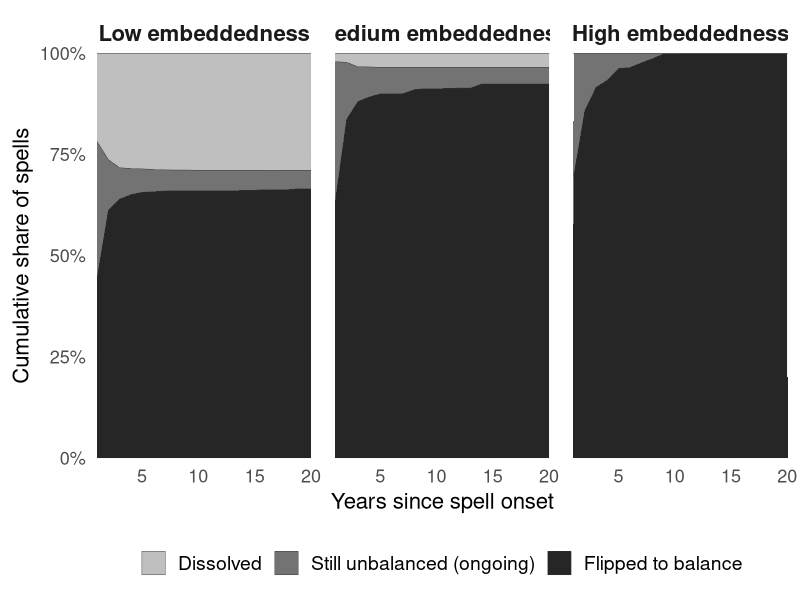

R code for this plot:
# ------------------------------------------------------------------
# 21: Generate Figure 2 (results/fig_cif.png) -- cumulative incidence
#     of dissolution/realignment by embeddedness tercile at onset.
#
#     No prior script wrote this file: results/cumulative_incidence.csv
#     (the underlying data, tercile x years-since-onset shares, D26-
#     corrected normalization) was computed by 07_competing_risks.R,
#     but the PNG itself was never generated by a saved script. This
#     script closes that gap and is now the sole source of Figure 2.
#
#     Restyled per explicit request: greyscale only (no color), larger
#     axis/facet/legend text, simplified relative to the original
#     version (fewer redundant title/subtitle lines, cleaner legend).
# ------------------------------------------------------------------
suppressMessages({ library(dplyr); library(ggplot2); library(readr) })

# Run from the replication pack root, e.g.:
#   cd replication_pack && Rscript scripts/21_fig_cif_greyscale.R
# (relative paths below assume that working directory; no setwd() needed)

cif <- read_csv("results/cumulative_incidence.csv", show_col_types = FALSE)

long <- cif %>%
  transmute(
    emb_tercile,
    dur,
    Dissolved = p_dissolved,
    `Flipped to balance` = p_flipped,
    `Still unbalanced (ongoing)` = p_ongoing
  ) %>%
  tidyr::pivot_longer(c(Dissolved, `Flipped to balance`, `Still unbalanced (ongoing)`),
                       names_to = "outcome", values_to = "share") %>%
  mutate(
    outcome = factor(outcome, levels = c("Dissolved", "Still unbalanced (ongoing)", "Flipped to balance")),
    emb_label = factor(emb_tercile, labels = c("Low embeddedness", "Medium embeddedness", "High embeddedness"))
  )

p <- ggplot(long, aes(x = dur, y = share, fill = outcome)) +
  geom_area(position = "stack", color = "grey20", linewidth = 0.15) +
  facet_wrap(~emb_label, nrow = 1) +
  scale_fill_manual(values = c(
    "Dissolved" = "grey75",
    "Still unbalanced (ongoing)" = "grey45",
    "Flipped to balance" = "grey15"
  )) +
  scale_y_continuous(labels = scales::percent, expand = c(0, 0)) +
  scale_x_continuous(expand = c(0, 0)) +
  labs(x = "Years since spell onset", y = "Cumulative share of spells", fill = NULL) +
  theme_minimal(base_size = 18) +
  theme(
    legend.position = "bottom",
    strip.text = element_text(size = 16, face = "bold"),
    axis.title = element_text(size = 16),
    axis.text = element_text(size = 13),
    legend.text = element_text(size = 14),
    panel.spacing = unit(1.2, "lines"),
    panel.grid.minor = element_blank()
  )

ggsave("results/fig_cif.png", p, width = 11, height = 5, dpi = 300)
cat("Figure 2 written: results/fig_cif.png\n")
